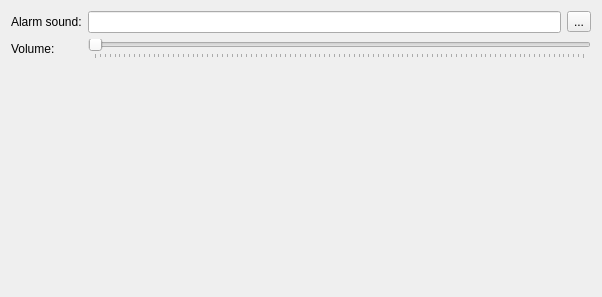
<?xml version="1.0" encoding="UTF-8"?>
<ui version="4.0">
 <class>SoundSettingsWidget</class>
 <widget class="QWidget" name="SoundSettingsWidget">
  <property name="geometry">
   <rect>
    <x>0</x>
    <y>0</y>
    <width>602</width>
    <height>297</height>
   </rect>
  </property>
  <property name="windowTitle">
   <string>Sound</string>
  </property>
  <layout class="QGridLayout" name="gridLayout">
   <item row="0" column="0">
    <widget class="QLabel" name="label">
     <property name="text">
      <string>Alarm sound:</string>
     </property>
    </widget>
   </item>
   <item row="0" column="1">
    <widget class="QLineEdit" name="lineEditAlarmSound"/>
   </item>
   <item row="0" column="2">
    <widget class="QToolButton" name="toolButtonSelectAlarmSound">
     <property name="text">
      <string>...</string>
     </property>
    </widget>
   </item>
   <item row="2" column="0">
    <widget class="QLabel" name="label_2">
     <property name="text">
      <string>Volume:</string>
     </property>
    </widget>
   </item>
   <item row="2" column="1" colspan="2">
    <widget class="QSlider" name="horizontalSliderVolume">
     <property name="maximum">
      <number>100</number>
     </property>
     <property name="orientation">
      <enum>Qt::Horizontal</enum>
     </property>
     <property name="tickPosition">
      <enum>QSlider::TicksBelow</enum>
     </property>
    </widget>
   </item>
   <item row="3" column="0">
    <spacer name="verticalSpacer">
     <property name="orientation">
      <enum>Qt::Vertical</enum>
     </property>
     <property name="sizeHint" stdset="0">
      <size>
       <width>20</width>
       <height>40</height>
      </size>
     </property>
    </spacer>
   </item>
  </layout>
 </widget>
 <resources/>
 <connections/>
</ui>
